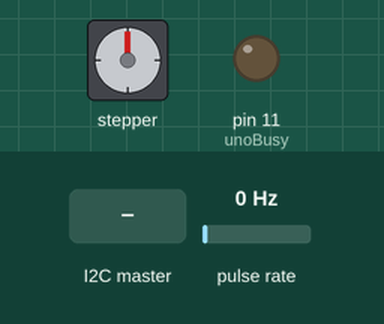
This sketch was run on a simulated Arduino Uno, built with avr-gcc and run on an emulated ATmega328P. On the bench: stepper motor, output pins drawn as LEDs (lit = HIGH). Wiring (inferred from the names in the program): pulse sensor: data pin 2; stepper motor (500 steps per turn assumed): coils pin 4, pin 5, pin 6, pin 7. Inputs (shaded band) come from the test bench; at power-on: pulse rate 0 Hz. Pins used as bus, display or sensor lines are not drawn.

Above: at 1.2 s.
1.3 s: the I2C master sends the byte 1
At 2.0 s:
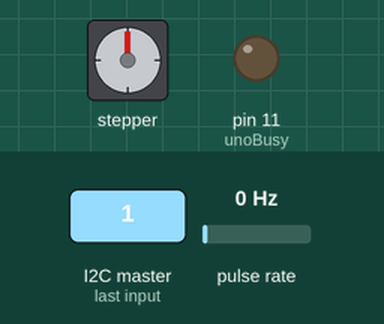
2.8 s: pulse rate (sensor on pin 2) set to 141 Hz
5.8 s: pulse rate (sensor on pin 2) set to 148 Hz
7.3 s: the I2C master sends the byte 0
8.8 s: the I2C master sends the byte 2
At 10.0 s:
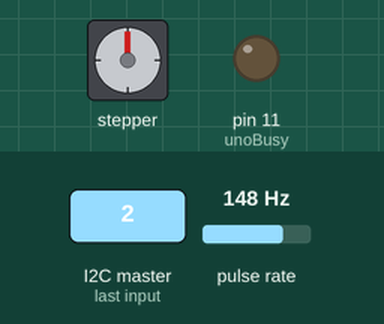
10.3 s: the I2C master sends the byte 1
At 11.3 s:
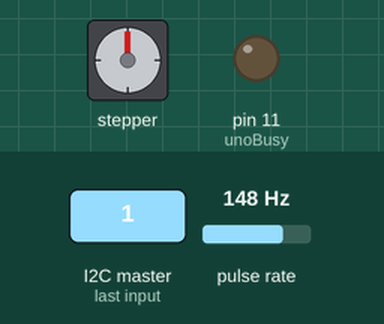
Timing chart, 0 to 12.8 s (numbered marks = the images above; inputs shaded):
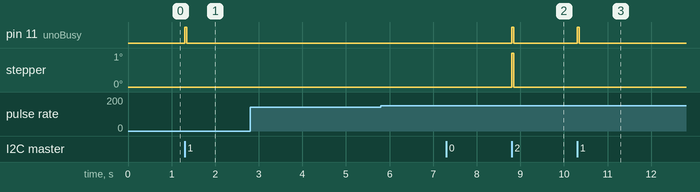

The sketch:

Control_Uno.ino
```cpp
#include <Wire.h>
#include <elapsedMillis.h>
#include <Stepper.h>

#define encoderPin 2
#define runFinished 4
#define startDrive 5
#define returnToStartCommand 6
#define startRun 7
//#define enL 5
//#define enR 6
//#define in1 7
//#define in2 8
//#define in3 9
//#define in4 10
#define unoBusy 11
#define stopExtending 12
#define armStepperIn1 14
#define armStepperIn2 15
#define armStepperIn3 16
#define armStepperIn4 17

elapsedMillis timer;
unsigned int poleDuration = 0;
float poleDist = 0;
volatile unsigned int distTravelled = 0;
volatile boolean isRunning = false;

volatile unsigned char command = 0;     // Command from PIC
volatile bool newCommand = false;       // Used to check if command has changed

volatile unsigned long encoderPos = 0;  // a counter for the dial
volatile boolean rotating = false;     // debounce management
volatile boolean set = false;

const int stepsPerRevolution = 500;
volatile int armStepperCurrentPosition = 0;
volatile int armStepperNewPosition = 0;
Stepper armStepper(stepsPerRevolution, armStepperIn1, armStepperIn2, armStepperIn3, armStepperIn4);

unsigned long i = 0;

void setup() {
  pinMode(runFinished, OUTPUT);
  digitalWrite(runFinished, LOW);

  Wire.begin(8); // Join I2C bus with address 8
  // Register callback functions
  Wire.onReceive(receiveEvent); // Called when this slave device receives a data transmission from master
  Wire.onRequest(requestEvent); // Called when master requests data from this slave device

  pinMode(encoderPin, INPUT);
  // encoder pin on interrupt 0 (pin 2)
  attachInterrupt(digitalPinToInterrupt(encoderPin), doEncoder, CHANGE);

  pinMode(startDrive, OUTPUT);
  digitalWrite(startDrive, LOW);

  pinMode(returnToStartCommand, OUTPUT);
  digitalWrite(returnToStartCommand, LOW);

  pinMode(startRun, OUTPUT);
  digitalWrite(startRun, LOW);

//  pinMode(enL, OUTPUT);
//  pinMode(enR, OUTPUT);
//  pinMode(in1, OUTPUT);
//  pinMode(in2, OUTPUT);
//  pinMode(in3, OUTPUT);
//  pinMode(in4, OUTPUT);
//  digitalWrite(enL, LOW);
//  digitalWrite(enR, LOW);
//  digitalWrite(in1, LOW);
//  digitalWrite(in2, LOW);
//  digitalWrite(in3, LOW);
//  digitalWrite(in4, LOW);

  pinMode(unoBusy, OUTPUT);
  digitalWrite(unoBusy, LOW);

  pinMode(stopExtending, INPUT);

  armStepper.setSpeed(60);
  pinMode(armStepperIn1, OUTPUT);
  pinMode(armStepperIn2, OUTPUT);
  pinMode(armStepperIn3, OUTPUT);
  pinMode(armStepperIn4, OUTPUT);
  digitalWrite(armStepperIn1, LOW);
  digitalWrite(armStepperIn2, LOW);
  digitalWrite(armStepperIn3, LOW);
  digitalWrite(armStepperIn4, LOW);

  Serial.begin(9600);
}

void returnToStart(){
//  Serial.println("returning");
  digitalWrite(runFinished, HIGH);
  isRunning = false;
  distTravelled = encoderPos;
  encoderPos = 1;
  armStepper.step(-armStepperCurrentPosition-20);
  armStepperCurrentPosition = 0;
  digitalWrite(armStepperIn1, LOW);
  digitalWrite(armStepperIn2, LOW);
  digitalWrite(armStepperIn3, LOW);
  digitalWrite(armStepperIn4, LOW);
  digitalWrite(returnToStartCommand, HIGH);
//  Serial.println("start driven high");
//  Serial.println("encoder");
//  Serial.println(distTravelled);
//  Serial.println(encoderPos);
  while ((encoderPos < distTravelled + 140) && (timer < 175000)){
    rotating = true;
//    Serial.println(encoderPos);
  }
  digitalWrite(returnToStartCommand, LOW);
  digitalWrite(runFinished, LOW);
}

void loop() {
//  Serial.println(timer);
  rotating = true;
//  Serial.println(encoderPos);
  // Reached 4 metres or 2:30 has elapsed
  // 820
  // 806
  if (isRunning && (((encoderPos) > 865) || (timer > 153000))){
//    Serial.println("2:35");
    digitalWrite(runFinished, HIGH);
  }

  if (newCommand){
    // New run
    if (command == 1){
      encoderPos = 1;
      timer = 0;
      isRunning = true;
      armStepperCurrentPosition = 0;
      digitalWrite(startRun, HIGH);
      delay(50);
      digitalWrite(startRun, LOW);
    } else if (isRunning){
      switch(command){
        // Normal speed forward
        case 2:
          digitalWrite(startDrive, HIGH);
          delay(50);
          digitalWrite(startDrive, LOW);
          break;

        // Extend arm
        case 4:
          while (!digitalRead(stopExtending)){
            armStepper.step(1);
            armStepperCurrentPosition++;
            if (armStepperCurrentPosition >= 1750){
              break;
            }
          }
          armStepper.step(180);
          armStepperCurrentPosition += 180;
          digitalWrite(armStepperIn1, LOW);
          digitalWrite(armStepperIn2, LOW);
          digitalWrite(armStepperIn3, LOW);
          digitalWrite(armStepperIn4, LOW);
//          Serial.print("stepped forward");
//          Serial.println(armStepperCurrentPosition);
          break;

        // Retract arm
        case 5:
//          Serial.print("Stepping backward ");
//          Serial.println(armStepperCurrentPosition);
          armStepper.step(-armStepperCurrentPosition-20);
          armStepperCurrentPosition = 0;
          digitalWrite(armStepperIn1, LOW);
          digitalWrite(armStepperIn2, LOW);
          digitalWrite(armStepperIn3, LOW);
          digitalWrite(armStepperIn4, LOW);
          break;

        // Reached max poles or out of tires
        case 6:
//          Serial.println("returning");
          returnToStart();
          break;

        // Position cell
        case 7:
          if (armStepperCurrentPosition >= 950){
            armStepper.step(-950);
            armStepperCurrentPosition -= 950;
          } else {
            armStepper.step(-armStepperCurrentPosition-20);
            armStepperCurrentPosition = 0;
          }
          digitalWrite(armStepperIn1, LOW);
          digitalWrite(armStepperIn2, LOW);
          digitalWrite(armStepperIn3, LOW);
          digitalWrite(armStepperIn4, LOW);
//          Serial.print("Position cell: ");
//          Serial.println(armStepperCurrentPosition);
          break;
      }
    }
  newCommand = false;
  digitalWrite(unoBusy, LOW);
  }
}

// Interrupt on encoder changing state
void doEncoder() {
  // debounce
  if ( rotating ) delay (1);  // wait a little until the bouncing is done

  // Test transition, did things really change?
  if ( digitalRead(encoderPin) != set ) { // debounce once more
  set = !set;

  encoderPos += 1;
//  Serial.println(encoderPos);

  rotating = false;  // no more debouncing until loop() hits again
  }
}

/** @brief Callback for when the master transmits data */
void receiveEvent(void){
  digitalWrite(unoBusy, HIGH);
  newCommand = true;
  command = Wire.read(); // Receive byte
//  Serial.print("command: ");
//  Serial.println(command);
}

/** @brief Callback for when the master requests data */
void requestEvent(void){
  if (isRunning){
    if (encoderPos == 1){
      Wire.write(0);
      Wire.write(0);
    } else {
      Wire.write(encoderPos>>8);
      Wire.write(encoderPos);
    }
  } else {
//    Serial.print("timer: ");
//    Serial.println(timer);
    Wire.write(timer/1000);
  }
}
```

Measured:
- after the input at 1.3 s, pin 11 (unoBusy): LOW → HIGH at once, → LOW 0.05 s later
- after the input at 2.8 s, every drawn part: stays the same
- after the input at 5.8 s, every drawn part: stays the same
- after the input at 8.8 s, pin 11 (unoBusy): LOW → HIGH at once, → LOW 0.05 s later; stepper: goes 1° 0.05 s, then 0°, starting at once
- after the input at 10.3 s, pin 11 (unoBusy): LOW → HIGH at once, → LOW 0.05 s later
